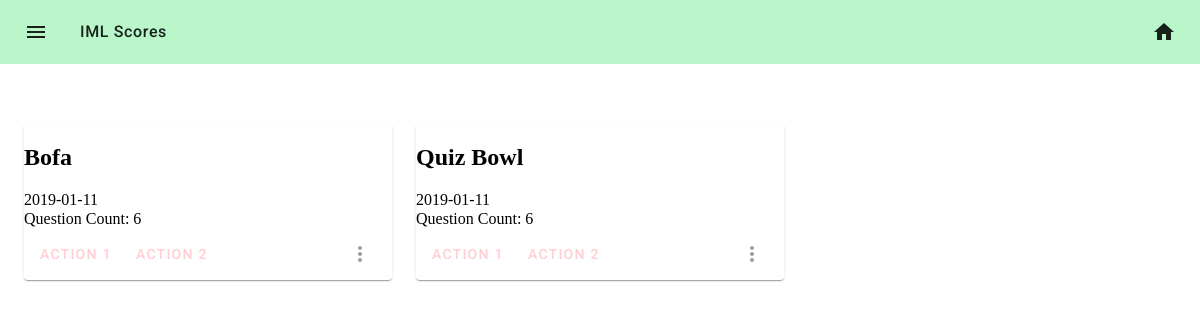
Screenshot of /admin/division/sophfrosh/contests (signed in) with the database file from the repository.
### iml/models.py (models this page shows, shortened)
class Contest(db.Model):
    __tablename__ = 'contests'
    id = db.Column(db.Integer, primary_key=True)
    name = db.Column(db.String(32), nullable=False)
    date = db.Column(db.Date(), nullable=False)
    question_count = db.Column(db.Integer, nullable=False)
    division_id = db.Column(db.Integer, db.ForeignKey('divisions.id'), nullable=False)
    division = db.relationship('Division', back_populates='contests')
    scores = db.relationship('Score', back_populates='contest')

### iml/core/admin/controllers.py (the view)
@admin.route("/division/<div_url>/contests", methods=["GET"])
@admin_required()
def list_contests(div_url):
    division = Division.query.filter_by(url=div_url).first()
    contests = Contest.query.filter_by(division_id=division.id)
    return render_custom_template("core/admin/contests.html",
                                  contests = contests)

### iml/core/admin/wrappers.py (called while the page is built)
def admin_required(redirect_to=None, to_flash=None):
    def validator(*args, **kwargs):
        sess_status = session.get("status", IS_NOT_LOGGED_IN)
        return sess_status >= IS_SITE_ADMIN
    return validate_page_access(redirect_to,
                                to_flash,
                                validator)

### iml/util/__init__.py (called while the page is built)
def get_user(user_id):
    return User.query.filter_by(id=user_id).first()

def render_custom_template(*args, **kwargs):
    status = IS_NOT_LOGGED_IN
    user = None
    userdata = session.get("userdata")
    if session.get("userdata"):
        user = get_user(session["userdata"]["id"])
        status = session["status"]
    if "status" not in kwargs:
        kwargs["status"] = status
    if "user" not in kwargs:
        kwargs["user"] = user
    if "userdata" not in kwargs:
        kwargs["userdata"] = userdata
    return flask.render_template(*args, **kwargs)

### iml/util/wrappers.py (called while the page is built)
def validate_page_access(redirect_to=None,
                         to_flash=None,
                         validate_function= lambda *args, **kwargs: True):
    def decorator(f):
        @wraps(f)
        def check_and_call(*args, **kwargs):
            check = validate_function(*args, **kwargs)
            if check:
                return f(*args, **kwargs)
            else:
                if redirect_to and to_flash:
                    flash(to_flash)
                    return redirect(redirect_to)
            return render_template("errors/403.html")
        return check_and_call
    return decorator

### iml/templates/core/admin/contests.html
{% extends "_base.html" %}
{% block content %}
<div class="mdc-layout-grid">
    <div class="mdc-layout-grid__inner">
    {% for contest in contests %}
        <div class="mdc-layout-grid__cell">
            <div class="mdc-card">
                <div class="mdc-card__primary-action">
                    <h2>{{contest.name}}</h2>
                    {{contest.date}}
                    <br>
                    Question Count: {{contest.question_count}}
                    <br>
                </div>
                <div class="mdc-card__actions">
                    <div class="mdc-card__action-buttons">
                        <button class="mdc-button mdc-card__action mdc-card__action--button">
                            <span class="mdc-button__label">Action 1</span>
                        </button>
                        <button class="mdc-button mdc-card__action mdc-card__action--button">
                            <span class="mdc-button__label">Action 2</span>
                        </button>
                    </div>
                    <div class="mdc-card__action-icons">
                        <button class="material-icons mdc-icon-button mdc-card__action mdc-card__action--icon" title="More options">more_vert</button>
                    </div>
                </div>
            </div>
    </div>
  {% endfor %}
  </div>
</div>
{% endblock %}

### iml/static/css/mdc-theme.css (style rules this page uses)
html, body { height: 100%; }

### rows the page displays
Contest: name "Bofa", date "2019-01-11", question_count "6"
Contest: name "Quiz Bowl", date "2019-01-11", question_count "6"
